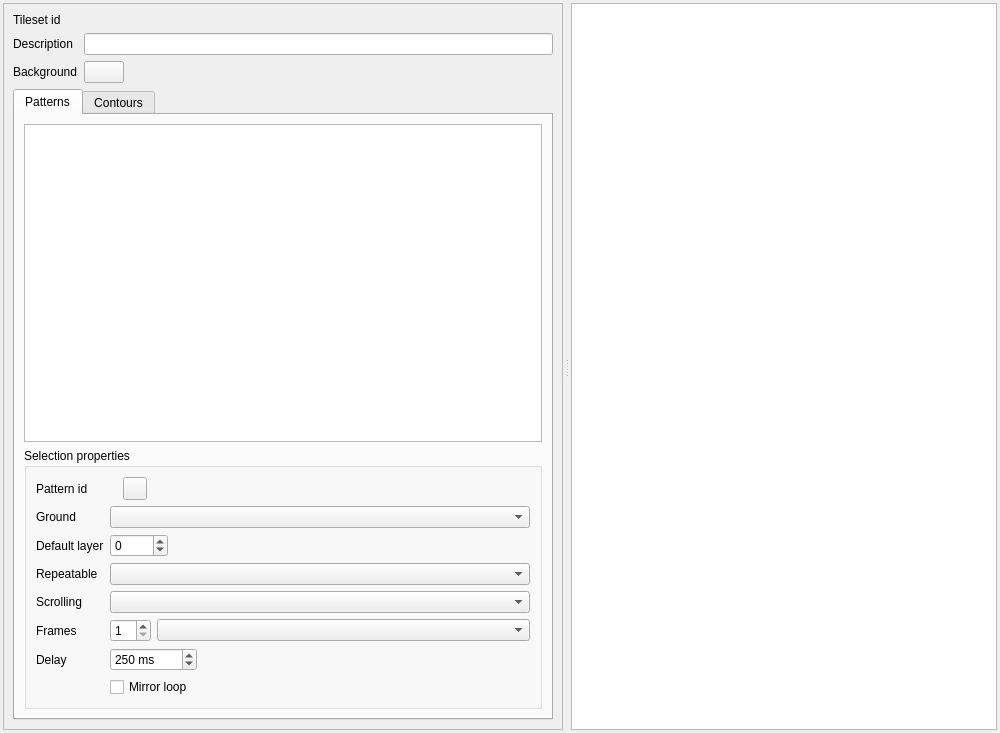
<?xml version="1.0" encoding="UTF-8"?>
<ui version="4.0">
 <class>SolarusEditor::TilesetEditor</class>
 <widget class="QWidget" name="SolarusEditor::TilesetEditor">
  <property name="geometry">
   <rect>
    <x>0</x>
    <y>0</y>
    <width>1000</width>
    <height>733</height>
   </rect>
  </property>
  <property name="windowTitle">
   <string>Tileset editor</string>
  </property>
  <layout class="QHBoxLayout" name="horizontalLayout">
   <property name="leftMargin">
    <number>3</number>
   </property>
   <property name="topMargin">
    <number>3</number>
   </property>
   <property name="rightMargin">
    <number>3</number>
   </property>
   <property name="bottomMargin">
    <number>3</number>
   </property>
   <item>
    <widget class="QSplitter" name="splitter">
     <property name="orientation">
      <enum>Qt::Horizontal</enum>
     </property>
     <property name="handleWidth">
      <number>8</number>
     </property>
     <widget class="QScrollArea" name="tileset_side_view_scroll_area">
      <property name="widgetResizable">
       <bool>true</bool>
      </property>
      <widget class="QWidget" name="tileset_side_view">
       <property name="geometry">
        <rect>
         <x>0</x>
         <y>0</y>
         <width>584</width>
         <height>725</height>
        </rect>
       </property>
       <property name="sizePolicy">
        <sizepolicy hsizetype="Ignored" vsizetype="Expanding">
         <horstretch>0</horstretch>
         <verstretch>0</verstretch>
        </sizepolicy>
       </property>
       <layout class="QVBoxLayout" name="verticalLayout_2">
        <property name="leftMargin">
         <number>9</number>
        </property>
        <property name="topMargin">
         <number>9</number>
        </property>
        <property name="rightMargin">
         <number>9</number>
        </property>
        <property name="bottomMargin">
         <number>9</number>
        </property>
        <item>
         <widget class="QWidget" name="tileset_properties_group_box" native="true">
          <property name="sizePolicy">
           <sizepolicy hsizetype="Expanding" vsizetype="Fixed">
            <horstretch>0</horstretch>
            <verstretch>0</verstretch>
           </sizepolicy>
          </property>
          <layout class="QFormLayout" name="formLayout">
           <property name="fieldGrowthPolicy">
            <enum>QFormLayout::AllNonFixedFieldsGrow</enum>
           </property>
           <property name="leftMargin">
            <number>0</number>
           </property>
           <property name="topMargin">
            <number>0</number>
           </property>
           <property name="rightMargin">
            <number>0</number>
           </property>
           <property name="bottomMargin">
            <number>0</number>
           </property>
           <item row="0" column="0">
            <widget class="QLabel" name="tileset_id_label">
             <property name="toolTip">
              <string/>
             </property>
             <property name="text">
              <string>Tileset id</string>
             </property>
            </widget>
           </item>
           <item row="0" column="1">
            <widget class="QLabel" name="tileset_id_field">
             <property name="toolTip">
              <string>Filename of the tileset (without extension)</string>
             </property>
             <property name="text">
              <string/>
             </property>
             <property name="textInteractionFlags">
              <set>Qt::LinksAccessibleByMouse|Qt::TextSelectableByMouse</set>
             </property>
            </widget>
           </item>
           <item row="1" column="0">
            <widget class="QLabel" name="description_label">
             <property name="toolTip">
              <string/>
             </property>
             <property name="text">
              <string>Description</string>
             </property>
            </widget>
           </item>
           <item row="1" column="1">
            <widget class="QLineEdit" name="description_field">
             <property name="sizePolicy">
              <sizepolicy hsizetype="Expanding" vsizetype="Fixed">
               <horstretch>0</horstretch>
               <verstretch>0</verstretch>
              </sizepolicy>
             </property>
             <property name="toolTip">
              <string>User-friendly description to show in the editor</string>
             </property>
            </widget>
           </item>
           <item row="3" column="0">
            <widget class="QLabel" name="background_label">
             <property name="toolTip">
              <string/>
             </property>
             <property name="text">
              <string>Background</string>
             </property>
            </widget>
           </item>
           <item row="3" column="1">
            <widget class="SolarusEditor::ColorChooser" name="background_field">
             <property name="sizePolicy">
              <sizepolicy hsizetype="Fixed" vsizetype="Fixed">
               <horstretch>0</horstretch>
               <verstretch>0</verstretch>
              </sizepolicy>
             </property>
             <property name="toolTip">
              <string>Background color applied to maps using this tileset</string>
             </property>
            </widget>
           </item>
          </layout>
         </widget>
        </item>
        <item>
         <widget class="QTabWidget" name="patterns_border_sets_tab_widget">
          <property name="currentIndex">
           <number>0</number>
          </property>
          <widget class="QWidget" name="patterns_view">
           <property name="sizePolicy">
            <sizepolicy hsizetype="Expanding" vsizetype="Expanding">
             <horstretch>0</horstretch>
             <verstretch>0</verstretch>
            </sizepolicy>
           </property>
           <attribute name="title">
            <string>Patterns</string>
           </attribute>
           <layout class="QVBoxLayout" name="verticalLayout">
            <item>
             <widget class="SolarusEditor::TilePatternsListView" name="patterns_list_view"/>
            </item>
            <item>
             <widget class="QGroupBox" name="pattern_properties_group_box">
              <property name="sizePolicy">
               <sizepolicy hsizetype="Expanding" vsizetype="Preferred">
                <horstretch>0</horstretch>
                <verstretch>0</verstretch>
               </sizepolicy>
              </property>
              <property name="title">
               <string>Selection properties</string>
              </property>
              <layout class="QFormLayout" name="formLayout_2">
               <property name="fieldGrowthPolicy">
                <enum>QFormLayout::ExpandingFieldsGrow</enum>
               </property>
               <item row="0" column="0">
                <widget class="QLabel" name="pattern_id_label">
                 <property name="toolTip">
                  <string/>
                 </property>
                 <property name="text">
                  <string>Pattern id</string>
                 </property>
                </widget>
               </item>
               <item row="0" column="1">
                <widget class="QWidget" name="pattern_id_field" native="true">
                 <layout class="QHBoxLayout" name="horizontalLayout_3">
                  <property name="leftMargin">
                   <number>0</number>
                  </property>
                  <property name="topMargin">
                   <number>0</number>
                  </property>
                  <property name="rightMargin">
                   <number>0</number>
                  </property>
                  <property name="bottomMargin">
                   <number>0</number>
                  </property>
                  <item>
                   <layout class="QHBoxLayout" name="pattern_id_layout">
                    <item>
                     <widget class="QLabel" name="pattern_id_value">
                      <property name="toolTip">
                       <string>Name identifying the pattern</string>
                      </property>
                      <property name="text">
                       <string/>
                      </property>
                     </widget>
                    </item>
                    <item>
                     <widget class="QToolButton" name="pattern_id_button">
                      <property name="toolTip">
                       <string>Rename (F2)</string>
                      </property>
                      <property name="text">
                       <string/>
                      </property>
                      <property name="icon">
                       <iconset resource="../../resources/images.qrc">
                        <normaloff>:/images/icon_rename.png</normaloff>:/images/icon_rename.png</iconset>
                      </property>
                     </widget>
                    </item>
                    <item>
                     <spacer name="horizontal_spacer">
                      <property name="orientation">
                       <enum>Qt::Horizontal</enum>
                      </property>
                      <property name="sizeHint" stdset="0">
                       <size>
                        <width>40</width>
                        <height>20</height>
                       </size>
                      </property>
                     </spacer>
                    </item>
                   </layout>
                  </item>
                 </layout>
                </widget>
               </item>
               <item row="1" column="0">
                <widget class="QLabel" name="ground_label">
                 <property name="toolTip">
                  <string/>
                 </property>
                 <property name="text">
                  <string>Ground</string>
                 </property>
                </widget>
               </item>
               <item row="1" column="1">
                <widget class="SolarusEditor::EnumSelector&lt;SolarusEditor::Ground&gt;" name="ground_field">
                 <property name="sizePolicy">
                  <sizepolicy hsizetype="Expanding" vsizetype="Fixed">
                   <horstretch>0</horstretch>
                   <verstretch>0</verstretch>
                  </sizepolicy>
                 </property>
                 <property name="toolTip">
                  <string>Terrain of the pattern</string>
                 </property>
                </widget>
               </item>
               <item row="2" column="0">
                <widget class="QLabel" name="default_layer_label">
                 <property name="toolTip">
                  <string/>
                 </property>
                 <property name="text">
                  <string>Default layer</string>
                 </property>
                </widget>
               </item>
               <item row="2" column="1">
                <widget class="QSpinBox" name="default_layer_field">
                 <property name="buttonSymbols">
                  <enum>QAbstractSpinBox::UpDownArrows</enum>
                 </property>
                 <property name="minimum">
                  <number>-9999</number>
                 </property>
                 <property name="maximum">
                  <number>9999</number>
                 </property>
                </widget>
               </item>
               <item row="3" column="0">
                <widget class="QLabel" name="repeat_mode_label">
                 <property name="text">
                  <string>Repeatable</string>
                 </property>
                </widget>
               </item>
               <item row="3" column="1">
                <widget class="SolarusEditor::EnumSelector&lt;SolarusEditor::PatternRepeatMode&gt;" name="repeat_mode_field">
                 <property name="sizePolicy">
                  <sizepolicy hsizetype="Expanding" vsizetype="Fixed">
                   <horstretch>0</horstretch>
                   <verstretch>0</verstretch>
                  </sizepolicy>
                 </property>
                </widget>
               </item>
               <item row="4" column="0">
                <widget class="QLabel" name="scrolling_label">
                 <property name="text">
                  <string>Scrolling</string>
                 </property>
                </widget>
               </item>
               <item row="4" column="1">
                <widget class="SolarusEditor::EnumSelector&lt;SolarusEditor::PatternScrolling&gt;" name="scrolling_field">
                 <property name="sizePolicy">
                  <sizepolicy hsizetype="Expanding" vsizetype="Fixed">
                   <horstretch>0</horstretch>
                   <verstretch>0</verstretch>
                  </sizepolicy>
                 </property>
                 <property name="toolTip">
                  <string>Kind of animation of the pattern</string>
                 </property>
                </widget>
               </item>
               <item row="5" column="0">
                <widget class="QLabel" name="num_frames_label">
                 <property name="toolTip">
                  <string/>
                 </property>
                 <property name="text">
                  <string>Frames</string>
                 </property>
                </widget>
               </item>
               <item row="5" column="1">
                <layout class="QHBoxLayout" name="horizontal_layout_2">
                 <item>
                  <widget class="QSpinBox" name="num_frames_field">
                   <property name="minimum">
                    <number>1</number>
                   </property>
                  </widget>
                 </item>
                 <item>
                  <widget class="SolarusEditor::EnumSelector&lt;SolarusEditor::PatternSeparation&gt;" name="animation_separation_field">
                   <property name="sizePolicy">
                    <sizepolicy hsizetype="Expanding" vsizetype="Fixed">
                     <horstretch>0</horstretch>
                     <verstretch>0</verstretch>
                    </sizepolicy>
                   </property>
                   <property name="toolTip">
                    <string>Horizontal or vertical separation (only for multi-frame patterns)</string>
                   </property>
                  </widget>
                 </item>
                </layout>
               </item>
               <item row="6" column="0">
                <widget class="QLabel" name="frame_delay_label">
                 <property name="text">
                  <string>Delay</string>
                 </property>
                </widget>
               </item>
               <item row="6" column="1">
                <widget class="QSpinBox" name="frame_delay_field">
                 <property name="suffix">
                  <string> ms</string>
                 </property>
                 <property name="maximum">
                  <number>999999</number>
                 </property>
                 <property name="singleStep">
                  <number>10</number>
                 </property>
                 <property name="value">
                  <number>250</number>
                 </property>
                </widget>
               </item>
               <item row="7" column="1">
                <widget class="QCheckBox" name="mirror_loop_field">
                 <property name="text">
                  <string>Mirror loop</string>
                 </property>
                </widget>
               </item>
              </layout>
             </widget>
            </item>
           </layout>
          </widget>
          <widget class="QWidget" name="border_sets_view">
           <attribute name="title">
            <string>Contours</string>
           </attribute>
           <layout class="QVBoxLayout" name="verticalLayout_3">
            <property name="leftMargin">
             <number>9</number>
            </property>
            <property name="topMargin">
             <number>9</number>
            </property>
            <property name="rightMargin">
             <number>9</number>
            </property>
            <property name="bottomMargin">
             <number>9</number>
            </property>
            <item>
             <layout class="QHBoxLayout" name="border_sets_layout">
              <item>
               <widget class="SolarusEditor::BorderSetTreeView" name="border_sets_tree_view"/>
              </item>
              <item>
               <layout class="QVBoxLayout" name="border_sets_buttons_layout">
                <item>
                 <widget class="QPushButton" name="create_border_set_button">
                  <property name="maximumSize">
                   <size>
                    <width>32</width>
                    <height>32</height>
                   </size>
                  </property>
                  <property name="toolTip">
                   <string>Create contour</string>
                  </property>
                  <property name="text">
                   <string/>
                  </property>
                  <property name="icon">
                   <iconset resource="../../resources/images.qrc">
                    <normaloff>:/images/icon_add.png</normaloff>:/images/icon_add.png</iconset>
                  </property>
                  <property name="iconSize">
                   <size>
                    <width>24</width>
                    <height>24</height>
                   </size>
                  </property>
                 </widget>
                </item>
                <item>
                 <widget class="QPushButton" name="rename_border_set_button">
                  <property name="minimumSize">
                   <size>
                    <width>32</width>
                    <height>32</height>
                   </size>
                  </property>
                  <property name="maximumSize">
                   <size>
                    <width>32</width>
                    <height>32</height>
                   </size>
                  </property>
                  <property name="toolTip">
                   <string>Rename (F2)</string>
                  </property>
                  <property name="text">
                   <string/>
                  </property>
                  <property name="icon">
                   <iconset resource="../../resources/images.qrc">
                    <normaloff>:/images/icon_rename.png</normaloff>:/images/icon_rename.png</iconset>
                  </property>
                  <property name="iconSize">
                   <size>
                    <width>24</width>
                    <height>24</height>
                   </size>
                  </property>
                 </widget>
                </item>
                <item>
                 <widget class="QPushButton" name="delete_border_set_button">
                  <property name="sizePolicy">
                   <sizepolicy hsizetype="Fixed" vsizetype="Fixed">
                    <horstretch>0</horstretch>
                    <verstretch>0</verstretch>
                   </sizepolicy>
                  </property>
                  <property name="minimumSize">
                   <size>
                    <width>32</width>
                    <height>32</height>
                   </size>
                  </property>
                  <property name="maximumSize">
                   <size>
                    <width>32</width>
                    <height>32</height>
                   </size>
                  </property>
                  <property name="toolTip">
                   <string>Delete</string>
                  </property>
                  <property name="text">
                   <string/>
                  </property>
                  <property name="icon">
                   <iconset resource="../../resources/images.qrc">
                    <normaloff>:/images/icon_cross.png</normaloff>:/images/icon_cross.png</iconset>
                  </property>
                  <property name="iconSize">
                   <size>
                    <width>24</width>
                    <height>24</height>
                   </size>
                  </property>
                 </widget>
                </item>
                <item>
                 <spacer name="border_sets_buttons_spacer">
                  <property name="orientation">
                   <enum>Qt::Vertical</enum>
                  </property>
                  <property name="sizeHint" stdset="0">
                   <size>
                    <width>20</width>
                    <height>40</height>
                   </size>
                  </property>
                 </spacer>
                </item>
               </layout>
              </item>
             </layout>
            </item>
            <item>
             <widget class="QGroupBox" name="border_set_properties_group_box">
              <property name="title">
               <string>Contour properties</string>
              </property>
              <layout class="QFormLayout" name="formLayout_3">
               <item row="0" column="0">
                <widget class="QLabel" name="border_set_id_label">
                 <property name="text">
                  <string>Id</string>
                 </property>
                </widget>
               </item>
               <item row="0" column="1">
                <layout class="QHBoxLayout" name="border_set_id_layout">
                 <item>
                  <widget class="QLabel" name="border_set_id_value">
                   <property name="text">
                    <string/>
                   </property>
                  </widget>
                 </item>
                 <item>
                  <widget class="QToolButton" name="border_set_id_button">
                   <property name="toolTip">
                    <string>Rename (F2)</string>
                   </property>
                   <property name="text">
                    <string>...</string>
                   </property>
                   <property name="icon">
                    <iconset resource="../../resources/images.qrc">
                     <normaloff>:/images/icon_rename.png</normaloff>:/images/icon_rename.png</iconset>
                   </property>
                   <property name="shortcut">
                    <string>F2</string>
                   </property>
                  </widget>
                 </item>
                 <item>
                  <spacer name="horizontal_spacer_3">
                   <property name="orientation">
                    <enum>Qt::Horizontal</enum>
                   </property>
                   <property name="sizeHint" stdset="0">
                    <size>
                     <width>40</width>
                     <height>20</height>
                    </size>
                   </property>
                  </spacer>
                 </item>
                </layout>
               </item>
               <item row="1" column="0">
                <widget class="QLabel" name="border_set_inner_label">
                 <property name="text">
                  <string>Positioning</string>
                 </property>
                </widget>
               </item>
               <item row="1" column="1">
                <layout class="QHBoxLayout" name="border_set_inner_layout">
                 <item>
                  <widget class="QComboBox" name="border_set_inner_field">
                   <item>
                    <property name="text">
                     <string>Outside the selection</string>
                    </property>
                    <property name="icon">
                     <iconset resource="../../resources/images.qrc">
                      <normaloff>:/images/icon_outside.png</normaloff>:/images/icon_outside.png</iconset>
                    </property>
                   </item>
                   <item>
                    <property name="text">
                     <string>Inside the selection</string>
                    </property>
                    <property name="icon">
                     <iconset resource="../../resources/images.qrc">
                      <normaloff>:/images/icon_inside.png</normaloff>:/images/icon_inside.png</iconset>
                    </property>
                   </item>
                  </widget>
                 </item>
                 <item>
                  <spacer name="horizontal_spacer_2">
                   <property name="orientation">
                    <enum>Qt::Horizontal</enum>
                   </property>
                   <property name="sizeHint" stdset="0">
                    <size>
                     <width>40</width>
                     <height>20</height>
                    </size>
                   </property>
                  </spacer>
                 </item>
                </layout>
               </item>
              </layout>
             </widget>
            </item>
           </layout>
          </widget>
         </widget>
        </item>
       </layout>
      </widget>
     </widget>
     <widget class="SolarusEditor::TilesetView" name="tileset_view"/>
    </widget>
   </item>
  </layout>
 </widget>
 <customwidgets>
  <customwidget>
   <class>SolarusEditor::ColorChooser</class>
   <extends>QPushButton</extends>
   <header>widgets/color_chooser.h</header>
  </customwidget>
  <customwidget>
   <class>SolarusEditor::TilesetView</class>
   <extends>QGraphicsView</extends>
   <header>widgets/tileset_view.h</header>
  </customwidget>
  <customwidget>
   <class>SolarusEditor::EnumSelector&lt;SolarusEditor::Ground&gt;</class>
   <extends>QComboBox</extends>
   <header>ground_traits.h</header>
  </customwidget>
  <customwidget>
   <class>SolarusEditor::TilePatternsListView</class>
   <extends>QListView</extends>
   <header>widgets/tile_patterns_list_view.h</header>
  </customwidget>
  <customwidget>
   <class>SolarusEditor::EnumSelector&lt;SolarusEditor::PatternScrolling&gt;</class>
   <extends>QComboBox</extends>
   <header>pattern_scrolling_traits.h</header>
  </customwidget>
  <customwidget>
   <class>SolarusEditor::EnumSelector&lt;SolarusEditor::PatternSeparation&gt;</class>
   <extends>QComboBox</extends>
   <header>pattern_separation_traits.h</header>
  </customwidget>
  <customwidget>
   <class>SolarusEditor::EnumSelector&lt;SolarusEditor::PatternRepeatMode&gt;</class>
   <extends>QComboBox</extends>
   <header>pattern_repeat_mode_traits.h</header>
  </customwidget>
  <customwidget>
   <class>SolarusEditor::BorderSetTreeView</class>
   <extends>QTreeView</extends>
   <header>widgets/border_set_tree_view.h</header>
  </customwidget>
 </customwidgets>
 <resources>
  <include location="../../resources/images.qrc"/>
 </resources>
 <connections/>
</ui>
